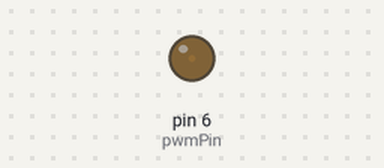
Recording of a sketch running on a simulated Arduino Uno, built with avr-gcc and run on an emulated ATmega328P. Shown: output pins drawn as LEDs (lit = HIGH).

Above: at 0.05 s.
At 3.45 s:
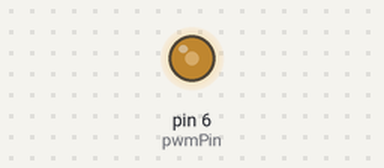
At 6.95 s:
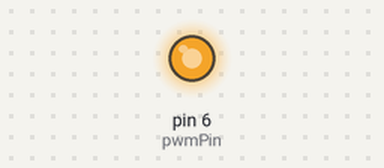
At 13.85 s:
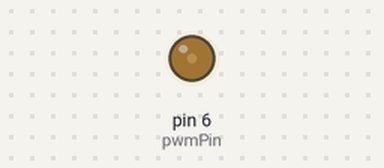
Timing chart, 0 to 20.1 s (numbered marks = the images above):
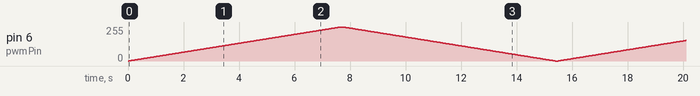

The sketch:

PWM_With_Arudino_Brightness_Control.ino
```cpp
int pwmPin = 6;

void setup() {
 pinMode(pwmPin, OUTPUT);
}

void loop() {

  for(int value = 0; value<=255; value++){
    analogWrite(pwmPin, value);
    delay(30);
    }

  delay(50);

  for(int value = 255; value>=0; value--){
     analogWrite(pwmPin, value);
    delay(30);
    }

  delay(50);

}
```
